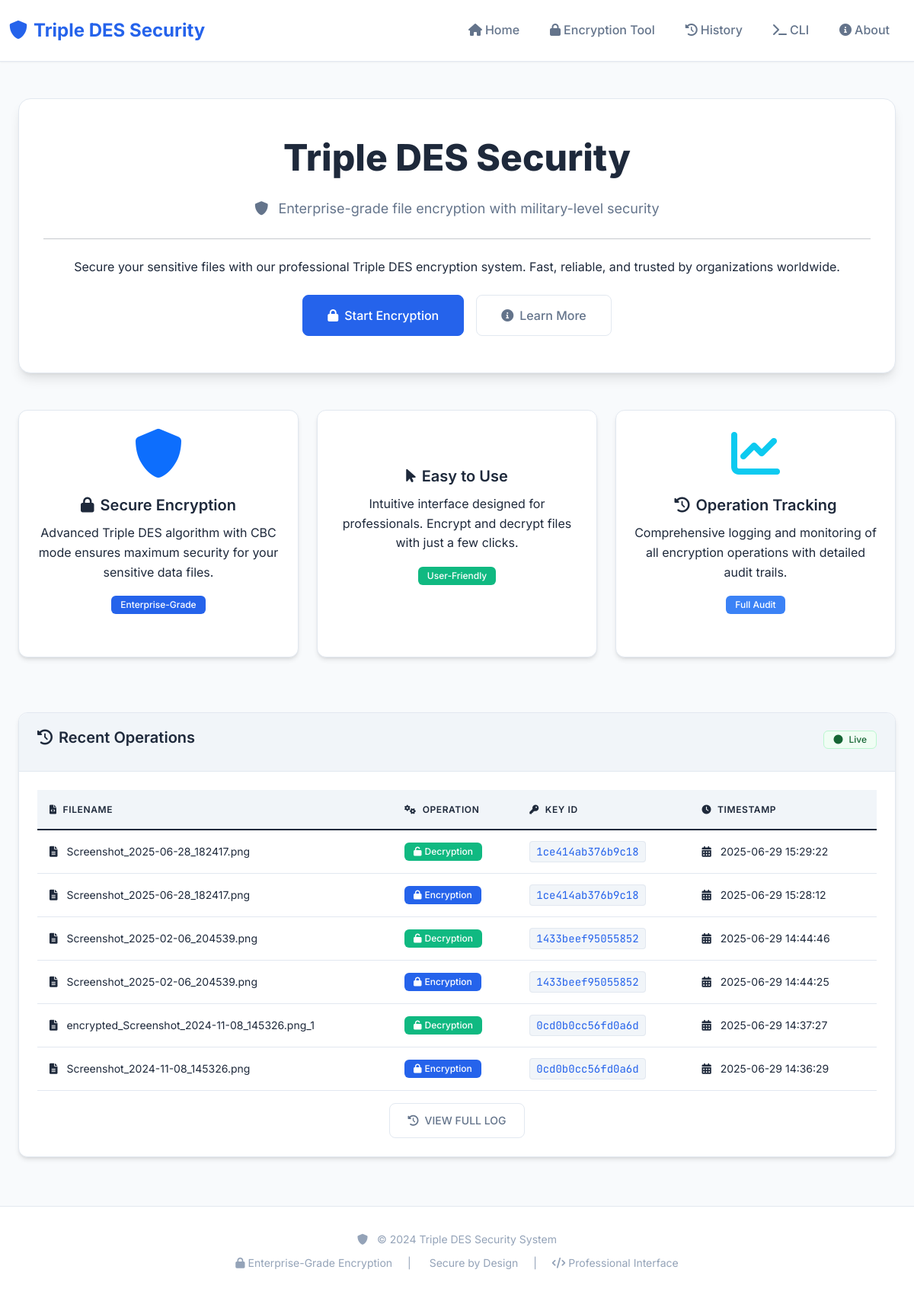
Before: / with the older database file.
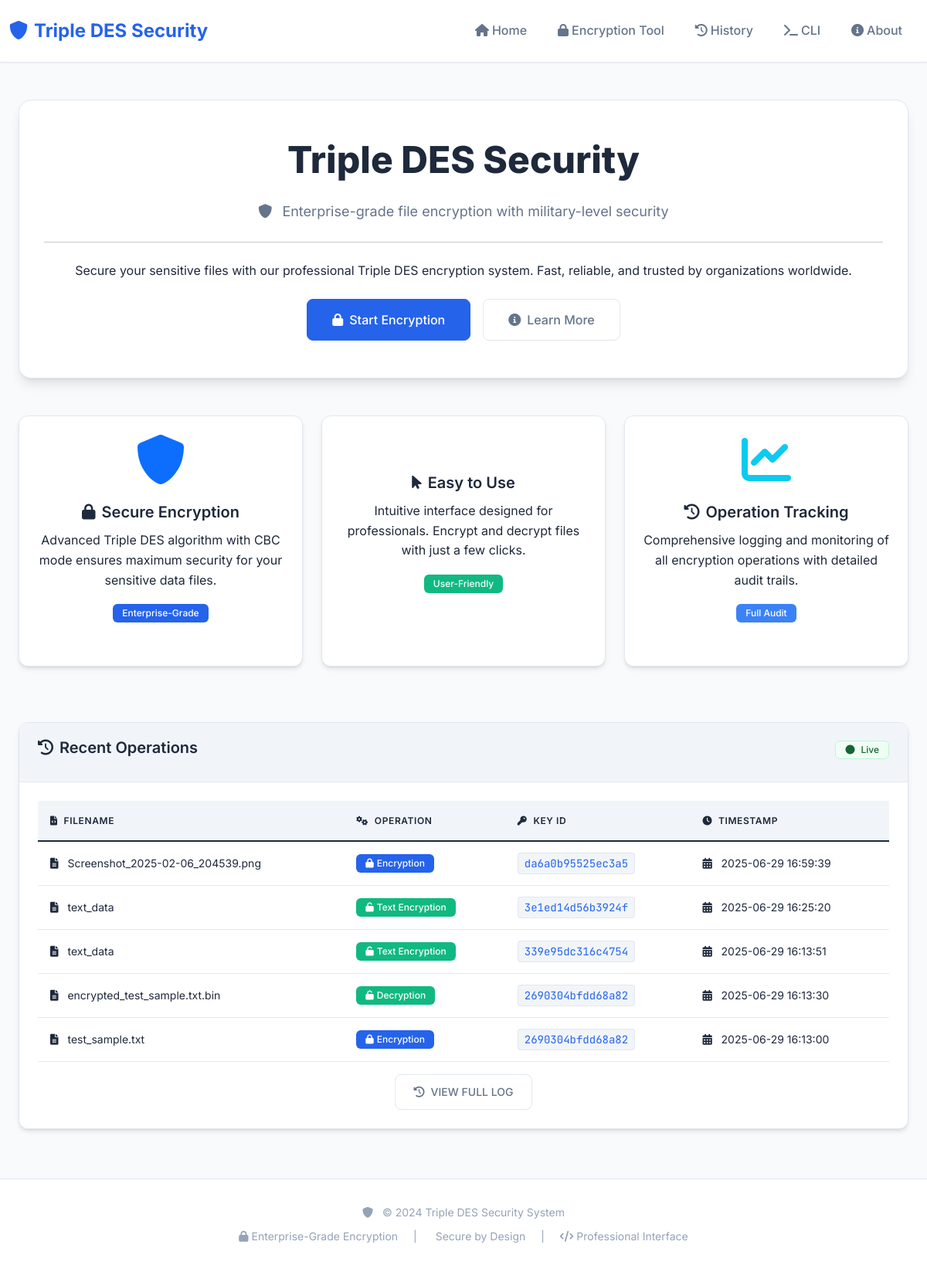
After: the same page with the newer database file.
### tables this page shows
CREATE TABLE encryption_history (
            id INTEGER PRIMARY KEY AUTOINCREMENT,
            filename TEXT NOT NULL,
            key_id TEXT NOT NULL,
            operation_type TEXT NOT NULL,
            timestamp DATETIME DEFAULT CURRENT_TIMESTAMP
        );

### src/app.py (the view)
@app.route('/')
def index():
    history = get_history()
    return render_template('index.html', history=history)

### src/app.py (called while the page is built)
def get_history():
    conn = sqlite3.connect(DB_PATH)
    conn.row_factory = sqlite3.Row
    c = conn.cursor()
    c.execute('SELECT * FROM encryption_history ORDER BY timestamp DESC LIMIT 10')
    history = c.fetchall()
    conn.close()
    return history

### templates/index.html (shortened to what this page needs)
{% extends "base.html" %}
{% block content %}
<div class="container mt-5">
    <div class="jumbotron text-center mb-5">
        <h1 class="display-4 mb-4">
            Triple DES Security
        </h1>
        <p class="lead mb-4">
            <i class="fas fa-shield-alt me-2"></i>
            Enterprise-grade file encryption with military-level security
        </p>
        <hr class="my-4">
        <p class="mb-4">
            Secure your sensitive files with our professional Triple DES encryption system.
            Fast, reliable, and trusted by organizations worldwide.
        </p>
        <div class="d-flex justify-content-center gap-3 flex-wrap">
            <a class="btn btn-primary btn-lg" href="{{ url_for('encryption_tool') }}" role="button">
                <i class="fas fa-lock me-2"></i>Start Encryption
            </a>
            <a class="btn btn-outline-dark btn-lg" href="{{ url_for('about') }}" role="button">
                <i class="fas fa-info-circle me-2"></i>Learn More
            </a>
        </div>
    </div>
    <div class="row mt-5">
        <div class="col-md-4 mb-4">
            <div class="card h-100">
                <div class="card-body text-center">
                    <div class="mb-4">
                        <i class="fas fa-shield-alt fa-4x text-primary"></i>
                    </div>
                    <h5 class="card-title">
                        <i class="fas fa-lock me-2"></i>Secure Encryption
                    </h5>
                    <p class="card-text">
                        Advanced Triple DES algorithm with CBC mode ensures maximum security for your sensitive data files.
                    </p>
                    <div class="mt-3">
                        <span class="badge bg-primary">Enterprise-Grade</span>
                    </div>
                </div>
            </div>
        </div>
        <div class="col-md-4 mb-4">
            <div class="card h-100">
                <div class="card-body text-center">
                    <div class="mb-4">
                    </div>
                    <h5 class="card-title">
                        <i class="fas fa-mouse-pointer me-2"></i>Easy to Use
                    </h5>
                    <p class="card-text">
                        Intuitive interface designed for professionals. Encrypt and decrypt files with just a few clicks.
                    </p>
                    <div class="mt-3">
                        <span class="badge bg-success">User-Friendly</span>
                    </div>
                </div>
            </div>
        </div>
        <div class="col-md-4 mb-4">
            <div class="card h-100">
                <div class="card-body text-center">
                    <div class="mb-4">
                        <i class="fas fa-chart-line fa-4x text-info"></i>
                    </div>
                    <h5 class="card-title">
                        <i class="fas fa-history me-2"></i>Operation Tracking
                    </h5>
                    <p class="card-text">
                        Comprehensive logging and monitoring of all encryption operations with detailed audit trails.
                    </p>
                    <div class="mt-3">
                        <span class="badge bg-info">Full Audit</span>
                    </div>
                </div>
            </div>
        </div>
    </div>
    <div class="card mt-5">
        <div class="card-header">
            <h5 class="card-title mb-0">
                <i class="fas fa-history me-2"></i>Recent Operations
                <span class="float-end">
                    <span class="status-indicator online">
                        <i class="fas fa-circle"></i>
                        Live
                    </span>
                </span>
            </h5>
        </div>
        <div class="card-body">
            {% if history %}
                <div class="table-responsive">
                    <table class="table table-hover">
                        <thead>
                            <tr>
                                <th><i class="fas fa-file-code me-2"></i>FILENAME</th>
                                <th><i class="fas fa-cogs me-2"></i>OPERATION</th>
                                <th><i class="fas fa-key me-2"></i>KEY ID</th>
                                <th><i class="fas fa-clock me-2"></i>TIMESTAMP</th>
                            </tr>
                        </thead>
                        <tbody>
                            {% for entry in history %}
                            <tr class="interactive-hover">
                                <td>
                                    <i class="fas fa-file-alt me-2" style="color: var(--primary-neon);"></i>
                                    <span class="text-glow">{{ entry.filename }}</span>
                                </td>
                                <td>
                                    {% if entry.operation_type == 'Encryption' %}
                                        <span class="badge bg-primary">
                                            <i class="fas fa-lock me-1"></i>{{ entry.operation_type }}
                                        </span>
                                    {% else %}
                                        <span class="badge bg-success">
                                            <i class="fas fa-unlock me-1"></i>{{ entry.operation_type }}
                                        </span>
                                    {% endif %}
                                </td>
                                <td>
                                    <code class="text-glow">{{ entry.key_id }}</code>
                                </td>
                                <td>
                                    <i class="fas fa-calendar-alt me-2" style="color: var(--secondary-neon);"></i>
                                    {{ entry.timestamp }}
                                </td>
                            </tr>
                            {% endfor %}
                        </tbody>
                    </table>
                </div>
                <div class="text-center mt-3">
                    <a href="{{ url_for('history') }}" class="btn btn-outline-dark">
                        <i class="fas fa-history me-2"></i>VIEW FULL LOG
                    </a>
                </div>
            {% endif %}
        </div>
    </div>
</div>
{% endblock %}

### templates/base.html (shortened to what this page needs)
<!DOCTYPE html>
<html lang="en">
<head>
    <link href="https://cdn.jsdelivr.net/npm/bootstrap@5.1.3/dist/css/bootstrap.min.css" rel="stylesheet">
    <link rel="stylesheet" href="https://cdnjs.cloudflare.com/ajax/libs/font-awesome/6.0.0/css/all.min.css">
    <link rel="stylesheet" href="{{ url_for('static', filename='style.css') }}">
</head>
<body>
    <nav class="navbar navbar-expand-lg navbar-light">
        <div class="container">
            <a class="navbar-brand" href="{{ url_for('index') }}">
                <i class="fas fa-shield-alt me-2"></i>Triple DES Security
            </a>
            <div class="collapse navbar-collapse" id="navbarNav">
                <ul class="navbar-nav ms-auto">
                    <li class="nav-item">
                        <a class="nav-link" href="{{ url_for('index') }}">
                            <i class="fas fa-home me-1"></i>Home
                        </a>
                    </li>
                    <li class="nav-item">
                        <a class="nav-link" href="{{ url_for('encryption_tool') }}">
                            <i class="fas fa-lock me-1"></i>Encryption Tool
                        </a>
                    </li>
                    <li class="nav-item">
                        <a class="nav-link" href="{{ url_for('history') }}">
                            <i class="fas fa-history me-1"></i>History
                        </a>
                    </li>
                    <li class="nav-item">
                        <a class="nav-link" href="{{ url_for('cli_guide') }}">
                            <i class="fas fa-terminal me-1"></i>CLI
                        </a>
                    </li>
                    <li class="nav-item">
                        <a class="nav-link" href="{{ url_for('about') }}">
                            <i class="fas fa-info-circle me-1"></i>About
                        </a>
                    </li>
                </ul>
            </div>
        </div>
    </nav>
    <div class="container mt-4">
        {% block content %}{% endblock %}
    </div>
    <footer class="footer">
        <div class="container text-center">
            <div class="row">
                <div class="col-md-12">
                    <p class="text-muted mb-2">
                        <i class="fas fa-shield-alt me-2"></i>
                        © 2024 Triple DES Security System
                    </p>
                    <p class="text-muted small">
                        <i class="fas fa-lock me-1"></i>Enterprise-Grade Encryption
                        <span class="mx-3">|</span>
                        Secure by Design
                        <span class="mx-3">|</span>
                        <i class="fas fa-code me-1"></i>Professional Interface
                    </p>
                </div>
            </div>
        </div>
    </footer>
</body>
</html>

Changed rows visible on the page:
removed encryption_history: filename "Screenshot_2025-06-28_182417.png", operation_type "Decryption", key_id "1ce414ab376b9c18", timestamp "2025-06-29 15:29:22"
removed encryption_history: filename "Screenshot_2025-06-28_182417.png", operation_type "Encryption", key_id "1ce414ab376b9c18", timestamp "2025-06-29 15:28:12"
removed encryption_history: filename "Screenshot_2025-02-06_204539.png", operation_type "Decryption", key_id "1433beef95055852", timestamp "2025-06-29 14:44:46"
removed encryption_history: filename "Screenshot_2025-02-06_204539.png", operation_type "Encryption", key_id "1433beef95055852", timestamp "2025-06-29 14:44:25"
removed encryption_history: filename "encrypted_Screenshot_2024-11-08_145326.png_1", operation_type "Decryption", key_id "0cd0b0cc56fd0a6d", timestamp "2025-06-29 14:37:27"
removed encryption_history: filename "Screenshot_2024-11-08_145326.png", operation_type "Encryption", key_id "0cd0b0cc56fd0a6d", timestamp "2025-06-29 14:36:29"
added encryption_history: filename "Screenshot_2025-02-06_204539.png", operation_type "Encryption", key_id "da6a0b95525ec3a5", timestamp "2025-06-29 16:59:39"
added encryption_history: filename "text_data", operation_type "Text Encryption", key_id "3e1ed14d56b3924f", timestamp "2025-06-29 16:25:20"
added encryption_history: filename "text_data", operation_type "Text Encryption", key_id "339e95dc316c4754", timestamp "2025-06-29 16:13:51"
added encryption_history: filename "encrypted_test_sample.txt.bin", operation_type "Decryption", key_id "2690304bfdd68a82", timestamp "2025-06-29 16:13:30"
added encryption_history: filename "test_sample.txt", operation_type "Encryption", key_id "2690304bfdd68a82", timestamp "2025-06-29 16:13:00"
